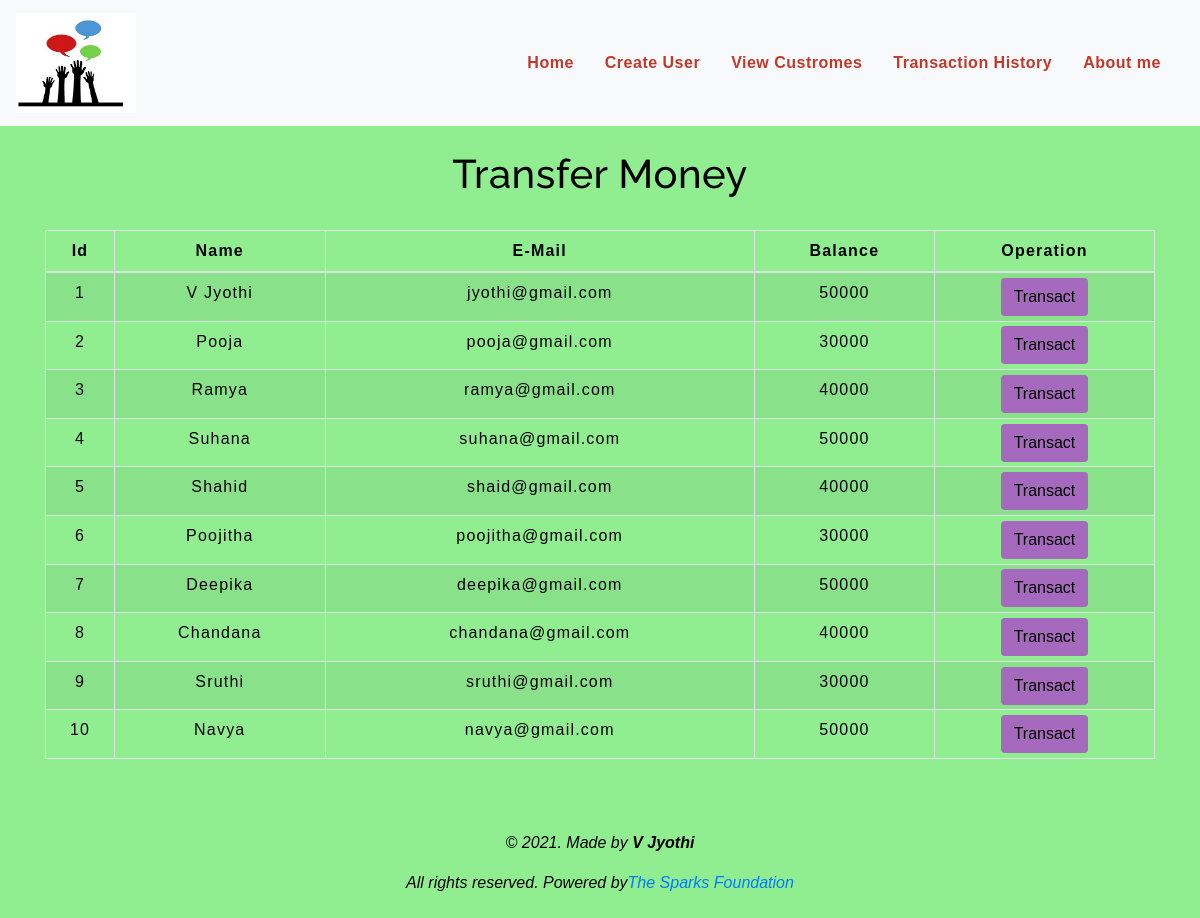
The app's page /transfermoney.php with its own data.
### tables this page shows
CREATE TABLE `users` (
  `id` int(3) NOT NULL,
  `name` text NOT NULL,
  `email` varchar(30) NOT NULL,
  `balance` int(8) NOT NULL
);

### transfermoney.php (the view, shortened to what this page needs)
<!DOCTYPE html>
<html lang="en">
<head>
    <link rel="stylesheet" href="https://maxcdn.bootstrapcdn.com/bootstrap/4.0.0/css/bootstrap.min.css">
    <link rel="stylesheet" type="text/css" href="css/table.css">
    <link rel="stylesheet" type="text/css" href="css/navbar.css">
</head>
<body style="background-color :lightgreen;">
<?php
    include 'config.php';
    $sql = "SELECT * FROM users";
    $result = mysqli_query($conn,$sql);
?>
<?php
  include 'navbar.php';
?>
<div class="container">
        <h2 class="text-center pt-4" style="color : black;">Transfer Money</h2>
        <br>
            <div class="row">
                <div class="col">
                    <div class="table-responsive-sm">
                    <table class="table table-hover table-sm table-striped table-condensed table-bordered" style="border-color:black;">
                        <thead style="color : black;">
                            <tr>
                            <th scope="col" class="text-center py-2">Id</th>
                            <th scope="col" class="text-center py-2">Name</th>
                            <th scope="col" class="text-center py-2">E-Mail</th>
                            <th scope="col" class="text-center py-2">Balance</th>
                            <th scope="col" class="text-center py-2">Operation</th>
                            </tr>
                        </thead>
                        <tbody>
                <?php
                    while($rows=mysqli_fetch_assoc($result)){
                ?>
                    <tr style="color : black;">
                        <td class="py-2"><?php echo $rows['id'] ?></td>
                        <td class="py-2"><?php echo $rows['name']?></td>
                        <td class="py-2"><?php echo $rows['email']?></td>
                        <td class="py-2"><?php echo $rows['balance']?></td>
                        <td><a href="selecteduserdetail.php?id= <?php echo $rows['id'] ;?>"> <button type="button" class="btn" style="background-color : #A569BD;">Transact</button></a></td>
                    </tr>
                <?php
                    }
                ?>
                        </tbody>
                    </table>
                    </div>
                </div>
            </div>
         </div>
         <footer class="text-center mt-5 py-2">
        <p style="color:black"><i>&copy 2021. Made by <b>V Jyothi</b></i></p>
        <p style="color:black"><i>All rights reserved. Powered by<a href="https://www.thesparksfoundationsingapore.org/">The Sparks Foundation</a></i></p>
    </footer>
</body>
</html>

### navbar.php (shortened to what this page needs)
<nav class="navbar navbar-expand-md navbar-light bg-light">
<a class="navbar-brand" href="index.php" style="color : #C0392B;"><b><img src="img/logo.jpg" height=100px width=120px></b></a>
<div class="collapse navbar-collapse" id="collapsibleNavbar">
      <ul class="navbar-nav ml-auto">
        <li class="nav-item">
          <a class="nav-link" href="index.php" style="color : #C0392B;"><b>Home</b></a>
        </li>
        <li class="nav-item">
          <a class="nav-link" href="createuser.php" style="color : #C0392B;"><b>Create User</b></a>
        </li>
        <li class="nav-item">
          <a class="nav-link" href="transfermoney.php" style="color : #C0392B;"><b>View Custromes</b></a>
        </li>
        <li class="nav-item">
          <a class="nav-link" href="transactionhistory.php" style="color : #C0392B;"><b>Transaction History</b></a>
        </li>
        <li class="nav-item">
          <a class="nav-link" href="about.php" style="color : #C0392B;"><b>About me</b></a>
        </li>
    </div>
 </nav>

### CSS/table.css (style rules this page uses)
* { padding: 0; margin: 0; box-sizing: border-box; font-family: sans-serif; }
h2 { font-size: 40px; }
table { letter-spacing: 1.2px; }
td { text-align: center; }
button { border:none; background: #d9d9d9; transition: 1s; }

### CSS/navbar.css (style rules this page uses)
.nav-link { margin-right: 15px; color:#2F363F; letter-spacing: 0.5px; transition: 0.5s; }
.navbar-brand { color: #4C4B4B; letter-spacing: 0.5px; }
h2 { color: #4C4B4B; letter-spacing: 0.5px; font-family: raleway; }

### transfermoney.php (style rules this page uses)
button { transition: 1.5s; }

### records on screen
users: id "1", name "V Jyothi", email "jyothi@gmail.com", balance "50000"
users: id "2", name "Pooja", email "pooja@gmail.com", balance "30000"
users: id "3", name "Ramya", email "ramya@gmail.com", balance "40000"
users: id "4", name "Suhana", email "suhana@gmail.com", balance "50000"
users: id "5", name "Shahid", email "shaid@gmail.com", balance "40000"
users: id "6", name "Poojitha", email "poojitha@gmail.com", balance "30000"
users: id "7", name "Deepika", email "deepika@gmail.com", balance "50000"
users: id "8", name "Chandana", email "chandana@gmail.com", balance "40000"
users: id "9", name "Sruthi", email "sruthi@gmail.com", balance "30000"
users: id "10", name "Navya", email "navya@gmail.com", balance "50000"
